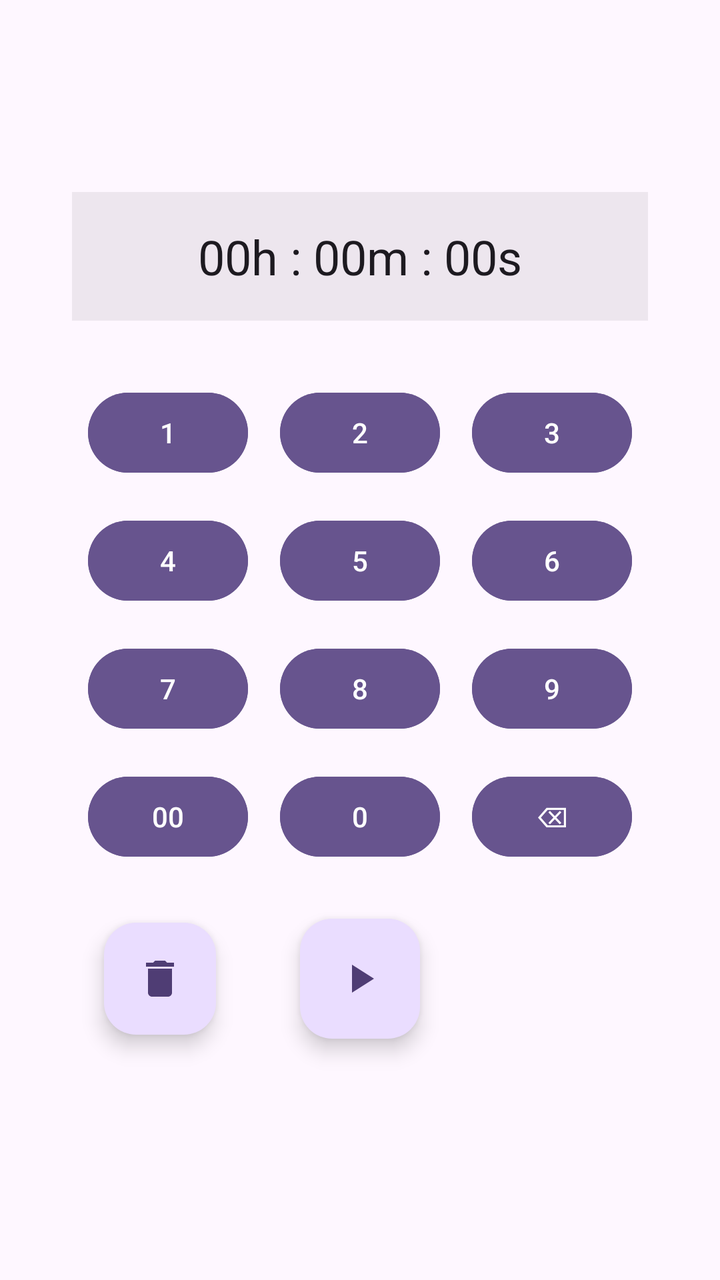
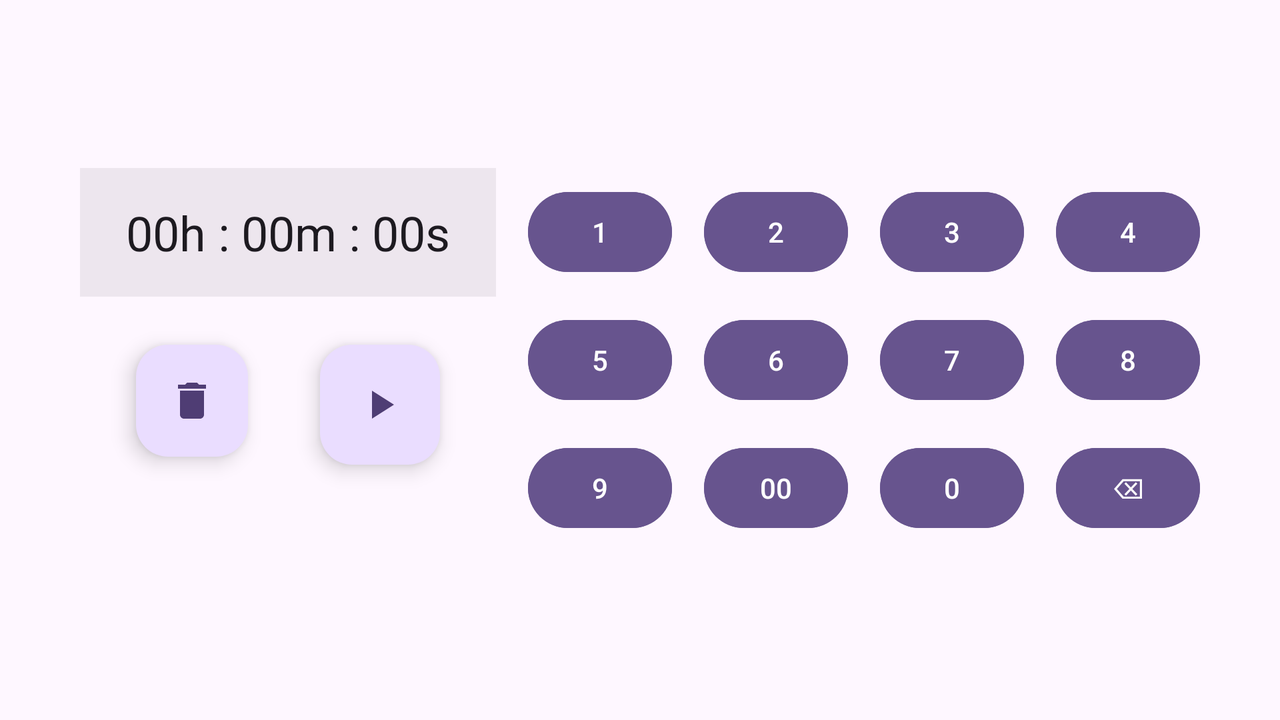

Two renders of one Android screen. The first uses the default layout on a phone; the second uses the alternative layout the repository ships for a different screen configuration, on a matching device. The two XML files are below.
<!-- AndroidManifest.xml: application theme Theme.SmartAlarm -->
<!-- res/layout/fragment_timer.xml -->
<?xml version="1.0" encoding="utf-8"?>
<androidx.constraintlayout.widget.ConstraintLayout xmlns:android="http://schemas.android.com/apk/res/android"
    xmlns:tools="http://schemas.android.com/tools"
    xmlns:app="http://schemas.android.com/apk/res-auto"
    android:layout_width="match_parent"
    android:layout_height="match_parent"
    android:id="@+id/timer_fragment_root"
    android:background="?attr/colorSurface"
    tools:context=".feature.timer.presentation.view.fragment.TimerFragment">


    
    <androidx.constraintlayout.widget.Guideline
        android:id="@+id/timer_guideline_top"
        android:layout_width="wrap_content"
        android:layout_height="wrap_content"
        android:orientation="horizontal"
        app:layout_constraintGuide_percent="@dimen/guideline_timer_top" />

    
    <androidx.constraintlayout.widget.Guideline
        android:id="@+id/timer_guideline_start"
        android:layout_width="wrap_content"
        android:layout_height="wrap_content"
        android:orientation="vertical"
        app:layout_constraintGuide_percent="@dimen/guideline_timer_start" />

    
    <androidx.constraintlayout.widget.Guideline
        android:id="@+id/timer_guideline_end"
        android:layout_width="wrap_content"
        android:layout_height="wrap_content"
        android:orientation="vertical"
        app:layout_constraintGuide_percent="@dimen/guideline_timer_end" />

    <androidx.constraintlayout.widget.Guideline
        android:id="@+id/timer_guideline_bottom"
        android:layout_width="wrap_content"
        android:layout_height="wrap_content"
        android:orientation="horizontal"
        app:layout_constraintGuide_percent="@dimen/guideline_timer_bottom" />

    
    <TextView
        android:id="@+id/timerTextTv"
        android:layout_width="0dp"
        android:layout_height="wrap_content"
        android:background="?attr/colorSurfaceContainerHigh"
        android:gravity="center"
        android:padding="@dimen/spacing_m"
        android:textColor="?attr/colorOnSurface"
        android:textSize="@dimen/text_size_xl"
        app:layout_constraintEnd_toStartOf="@+id/timer_guideline_end"
        app:layout_constraintStart_toStartOf="@+id/timer_guideline_start"
        app:layout_constraintTop_toTopOf="@+id/timer_guideline_top"
        tools:text="@string/default_stop_watch_timer" />

    
    <GridLayout
        android:id="@+id/gridLayout"
        android:layout_width="0dp"
        android:layout_height="wrap_content"
        android:layout_gravity="center"
        android:layout_marginTop="@dimen/spacing_l"
        android:columnCount="3"
        android:rowCount="4"
        app:layout_constraintEnd_toStartOf="@+id/timer_guideline_end"
        app:layout_constraintStart_toStartOf="@+id/timer_guideline_start"
        app:layout_constraintTop_toBottomOf="@+id/timerTextTv">

        
        <com.google.android.material.button.MaterialButton
            android:id="@+id/btnOne"
            style="@style/KeypadButton"
            android:text="@string/_1" />

        <com.google.android.material.button.MaterialButton
            android:id="@+id/btnTwo"
            style="@style/KeypadButton"
            android:text="@string/_2" />

        <com.google.android.material.button.MaterialButton
            android:id="@+id/btnThree"
            style="@style/KeypadButton"
            android:text="@string/_3" />

        
        <com.google.android.material.button.MaterialButton
            android:id="@+id/btnFour"
            style="@style/KeypadButton"
            android:text="@string/_4" />

        <com.google.android.material.button.MaterialButton
            android:id="@+id/btnFive"
            style="@style/KeypadButton"
            android:text="@string/_5" />

        <com.google.android.material.button.MaterialButton
            android:id="@+id/btnSix"
            style="@style/KeypadButton"
            android:text="@string/_6" />

        
        <com.google.android.material.button.MaterialButton
            android:id="@+id/btnSeven"
            style="@style/KeypadButton"
            android:text="@string/_7" />

        <com.google.android.material.button.MaterialButton
            android:id="@+id/btnEight"
            style="@style/KeypadButton"
            android:text="@string/_8" />

        <com.google.android.material.button.MaterialButton
            android:id="@+id/btnNine"
            style="@style/KeypadButton"
            android:text="@string/_9" />

        
        <com.google.android.material.button.MaterialButton
            android:id="@+id/btnDoubleZero"
            style="@style/KeypadButton"
            android:text="@string/_00" />

        <com.google.android.material.button.MaterialButton
            android:id="@+id/btnZero"
            style="@style/KeypadButton"
            android:text="@string/_0" />

        <com.google.android.material.button.MaterialButton
            android:id="@+id/btnBackspace"
            style="@style/KeypadButton"
            android:text="@string/btnBackSpace" />

    </GridLayout>

    
    <com.google.android.material.floatingactionbutton.FloatingActionButton
        android:id="@+id/startTimerBtn"
        android:layout_width="wrap_content"
        android:layout_height="wrap_content"
        android:contentDescription="@string/start_timer"
        android:elevation="@dimen/card_elevation_medium"
        android:src="@drawable/ic_play"
        android:visibility="visible"
        app:fabCustomSize="@dimen/fab_size_large"
        app:layout_constraintBottom_toTopOf="@+id/timer_guideline_bottom"
        app:layout_constraintEnd_toStartOf="@+id/timer_guideline_end"
        app:layout_constraintStart_toStartOf="@+id/timer_guideline_start"
        app:layout_constraintTop_toBottomOf="@+id/gridLayout"
        app:layout_constraintVertical_bias="0.25"
        tools:ignore="ClassNameCheck" />

    
    <com.google.android.material.floatingactionbutton.FloatingActionButton
        android:id="@+id/deleteTimerFabBtn"
        android:layout_width="wrap_content"
        android:layout_height="wrap_content"
        android:layout_marginStart="@dimen/spacing_m"
        android:contentDescription="@string/delete_timer"
        android:src="@drawable/ic_delete"
        android:visibility="visible"
        app:layout_constraintBottom_toBottomOf="@+id/startTimerBtn"
        app:layout_constraintStart_toStartOf="@+id/timer_guideline_start"
        app:layout_constraintTop_toTopOf="@+id/startTimerBtn"
        tools:ignore="ClassNameCheck" />


</androidx.constraintlayout.widget.ConstraintLayout>
<!-- resources referenced by this layout -->
<resources>
  <dimen name="card_elevation_medium">4dp</dimen>
  <dimen name="fab_size_large">60dp</dimen>
  <item name="guideline_timer_bottom" format="float" type="dimen">0.9</item>
  <item name="guideline_timer_end" format="float" type="dimen">0.9</item>
  <item name="guideline_timer_start" format="float" type="dimen">0.1</item>
  <item name="guideline_timer_top" format="float" type="dimen">0.15</item>
  <dimen name="spacing_l">24dp</dimen>
  <dimen name="spacing_m">16dp</dimen>
  <dimen name="text_size_xl">24sp</dimen>
  <string name="_0">0</string>
  <string name="_00">00</string>
  <string name="_1">1</string>
  <string name="_2">2</string>
  <string name="_3">3</string>
  <string name="_4">4</string>
  <string name="_5">5</string>
  <string name="_6">6</string>
  <string name="_7">7</string>
  <string name="_8">8</string>
  <string name="_9">9</string>
  <string name="btnBackSpace">⌫</string>
  <string name="default_stop_watch_timer">00h : 00m : 00s</string>
  <string name="delete_timer">Delete Timer</string>
  <string name="start_timer">Start Timer</string>
  <style name="Theme.SmartAlarm" parent="Base.Theme.SmartAlarm" />
  <dimen name="spacing_s">8dp</dimen>
  <dimen name="text_size_s">14sp</dimen>
  <color name="colorPrimary">#67548e</color>
  <color name="colorOnPrimary">#ffffff</color>
  <color name="colorPrimaryContainer">#eaddff</color>
  <color name="colorOnPrimaryContainer">#4f3d74</color>
  <color name="colorSecondary">#635b70</color>
  <color name="colorOnSecondary">#ffffff</color>
  <color name="colorSecondaryContainer">#e9def8</color>
  <color name="colorOnSecondaryContainer">#4a4358</color>
  <color name="colorTertiary">#7f525c</color>
  <color name="colorOnTertiary">#ffffff</color>
  <color name="colorTertiaryContainer">#ffd9e0</color>
  <color name="colorOnTertiaryContainer">#643b45</color>
  <color name="error">#F44336</color>
  <color name="colorOnError">#ffffff</color>
  <color name="colorErrorContainer">#ffdad6</color>
  <color name="colorOnErrorContainer">#93000a</color>
  <color name="colorSurfaceBright">#fef7ff</color>
  <color name="colorSurface">#fef7ff</color>
  <color name="colorSurfaceDim">#ded8e0</color>
  <color name="colorOnSurface">#1d1a20</color>
  <color name="colorOnSurfaceVariant">#49454e</color>
  <color name="colorSurfaceContainerLow">#f8f1f9</color>
  <color name="colorSurfaceContainerLowest">#ffffff</color>
  <color name="colorSurfaceContainer">#f3ecf4</color>
  <color name="colorSurfaceContainerHigh">#ede6ee</color>
  <color name="colorSurfaceContainerHighest">#e7e0e8</color>
  <color name="colorSurfaceInverse">#322f35</color>
  <color name="colorOnSurfaceInverse">#f5eff7</color>
  <color name="colorOutline">#5A4E61</color>
  <color name="colorOutlineVariant">#cbc4cf</color>
  <color name="colorBackground">#FEF7FF</color>
  <color name="colorOnBackground">#1D1B20</color>
  <color name="colorStatusBar">#EADDFF</color>
  <style name="Widget.MyApp.DefaultTitleToolbar" parent="Widget.Material3.Toolbar">
          <item name="titleTextAppearance">@style/TextAppearance.SmartAlarm.TitleMedium</item>
      </style>
  <style name="Widget.MyApp.NavigationView" parent="Widget.Material3.NavigationView">
          <item name="backgroundTint">?attr/colorSurfaceContainer</item>
          <item name="itemTextAppearanceActive">@style/TextAppearance.SmartAlarm.LabelMedium</item>
      </style>
  <style name="TextAppearance.SmartAlarm.TitleMedium" parent="TextAppearance.Material3.TitleMedium">
          <item name="android:textSize">@dimen/text_size_l</item>
          <item name="lineHeight">@dimen/line_height_l</item>
      </style>
  <dimen name="text_size_l">20sp</dimen>
  <dimen name="line_height_l">28sp</dimen>
  <dimen name="text_size_xs">12sp</dimen>
  <dimen name="line_height_xs">16sp</dimen>
</resources>
<!-- res/layout-land/fragment_timer.xml (the repository's variant of the layout above) -->
<!-- drawn on the phone turned sideways -->
<?xml version="1.0" encoding="utf-8"?>
<androidx.constraintlayout.widget.ConstraintLayout xmlns:android="http://schemas.android.com/apk/res/android"
    xmlns:app="http://schemas.android.com/apk/res-auto"
    xmlns:tools="http://schemas.android.com/tools"
    android:id="@+id/timer_fragment_root"
    android:layout_width="match_parent"
    android:layout_height="match_parent"
    android:background="?attr/colorSurface"
    tools:context=".feature.timer.presentation.view.fragment.TimerFragment">

    
    <androidx.constraintlayout.widget.Guideline
        android:id="@+id/timer_guideline_top"
        android:layout_width="wrap_content"
        android:layout_height="wrap_content"
        android:orientation="horizontal"
        app:layout_constraintGuide_percent="@dimen/guideline_timer_top" />

    <androidx.constraintlayout.widget.Guideline
        android:id="@+id/guideline_timer_start"
        android:layout_width="wrap_content"
        android:layout_height="wrap_content"
        android:orientation="vertical"
        app:layout_constraintGuide_percent="@dimen/guideline_timer_start" />

    <androidx.constraintlayout.widget.Guideline
        android:id="@+id/timerGuidelineMiddle"
        android:layout_width="wrap_content"
        android:layout_height="wrap_content"
        android:orientation="vertical"
        app:layout_constraintGuide_percent="0.4" />

    <androidx.constraintlayout.widget.Guideline
        android:id="@+id/timer_guideline_end"
        android:layout_width="wrap_content"
        android:layout_height="wrap_content"
        android:orientation="vertical"
        app:layout_constraintGuide_percent="@dimen/guideline_timer_end" />

    <androidx.constraintlayout.widget.Guideline
        android:id="@+id/timer_guideline_bottom"
        android:layout_width="wrap_content"
        android:layout_height="wrap_content"
        android:orientation="horizontal"
        app:layout_constraintGuide_percent="@dimen/guideline_timer_bottom" />

    <TextView
        android:id="@+id/timerTextTv"
        android:layout_width="0dp"
        android:layout_height="wrap_content"
        android:layout_marginStart="@dimen/spacing_s"
        android:layout_marginEnd="@dimen/spacing_s"
        android:background="?attr/colorSurfaceContainerHigh"
        android:gravity="center"
        android:padding="@dimen/padding_m"
        android:textColor="?attr/colorOnSurface"
        android:textSize="@dimen/text_size_xl"
        app:layout_constraintEnd_toStartOf="@+id/timerGuidelineMiddle"
        app:layout_constraintStart_toStartOf="@+id/guideline_timer_start"
        app:layout_constraintTop_toTopOf="@+id/gridLayout"
        tools:text="@string/default_stop_watch_timer" />


    
    <GridLayout
        android:id="@+id/gridLayout"
        android:layout_width="0dp"
        android:layout_height="wrap_content"
        android:layout_gravity="center"
        android:columnCount="4"
        android:rowCount="3"
        app:layout_constraintBottom_toTopOf="@+id/timer_guideline_bottom"
        app:layout_constraintEnd_toStartOf="@+id/timer_guideline_end"
        app:layout_constraintStart_toStartOf="@+id/timerGuidelineMiddle"
        app:layout_constraintTop_toTopOf="@+id/timer_guideline_top">

        
        <com.google.android.material.button.MaterialButton
            android:id="@+id/btnOne"
            style="@style/KeypadButton"
            android:text="@string/_1" />

        <com.google.android.material.button.MaterialButton
            android:id="@+id/btnTwo"
            style="@style/KeypadButton"
            android:text="@string/_2" />

        <com.google.android.material.button.MaterialButton
            android:id="@+id/btnThree"
            style="@style/KeypadButton"
            android:text="@string/_3" />

        
        <com.google.android.material.button.MaterialButton
            android:id="@+id/btnFour"
            style="@style/KeypadButton"
            android:text="@string/_4" />

        <com.google.android.material.button.MaterialButton
            android:id="@+id/btnFive"
            style="@style/KeypadButton"
            android:text="@string/_5" />

        <com.google.android.material.button.MaterialButton
            android:id="@+id/btnSix"
            style="@style/KeypadButton"
            android:text="@string/_6" />

        
        <com.google.android.material.button.MaterialButton
            android:id="@+id/btnSeven"
            style="@style/KeypadButton"
            android:text="@string/_7" />

        <com.google.android.material.button.MaterialButton
            android:id="@+id/btnEight"
            style="@style/KeypadButton"
            android:text="@string/_8" />

        <com.google.android.material.button.MaterialButton
            android:id="@+id/btnNine"
            style="@style/KeypadButton"
            android:text="@string/_9" />

        
        <com.google.android.material.button.MaterialButton
            android:id="@+id/btnDoubleZero"
            style="@style/KeypadButton"
            android:text="@string/_00" />

        <com.google.android.material.button.MaterialButton
            android:id="@+id/btnZero"
            style="@style/KeypadButton"
            android:text="@string/_0" />

        <com.google.android.material.button.MaterialButton
            android:id="@+id/btnBackspace"
            style="@style/KeypadButton"
            android:text="@string/btnBackSpace" />

    </GridLayout>

    <com.google.android.material.floatingactionbutton.FloatingActionButton
        android:id="@+id/startTimerBtn"
        android:layout_width="wrap_content"
        android:layout_height="wrap_content"
        android:layout_marginTop="@dimen/spacing_l"
        android:contentDescription="@string/start_timer"
        android:elevation="@dimen/card_elevation_medium"
        app:fabCustomSize="@dimen/fab_size_large"
        android:src="@drawable/ic_play"
        android:visibility="visible"
        app:layout_constraintEnd_toStartOf="@+id/gridLayout"
        app:layout_constraintStart_toEndOf="@+id/deleteTimerFabBtn"
        app:layout_constraintTop_toBottomOf="@+id/timerTextTv"
        tools:ignore="ClassNameCheck"/>

    <com.google.android.material.floatingactionbutton.FloatingActionButton
        android:id="@+id/deleteTimerFabBtn"
        android:layout_width="wrap_content"
        android:layout_height="wrap_content"
        android:layout_marginTop="@dimen/spacing_l"
        android:contentDescription="@string/delete_timer"
        android:src="@drawable/ic_delete"
        android:visibility="visible"
        app:layout_constraintEnd_toStartOf="@+id/startTimerBtn"
        app:layout_constraintStart_toStartOf="@+id/guideline_timer_start"
        app:layout_constraintTop_toBottomOf="@+id/timerTextTv"
        tools:ignore="ClassNameCheck"/>


</androidx.constraintlayout.widget.ConstraintLayout>
<!-- resources referenced by the variant -->
<!-- as the phone turned sideways resolves them -->
<resources>
  <dimen name="card_elevation_medium">4dp</dimen>
  <!-- from res/values-land/ -->
  <dimen name="fab_size_large">60dp</dimen>
  <!-- from res/values-land/ -->
  <item name="guideline_timer_bottom" format="float" type="dimen">0.95</item>
  <!-- from res/values-land/ -->
  <item name="guideline_timer_end" format="float" type="dimen">0.95</item>
  <!-- from res/values-land/ -->
  <item name="guideline_timer_start" format="float" type="dimen">0.05</item>
  <!-- from res/values-land/ -->
  <item name="guideline_timer_top" format="float" type="dimen">0.05</item>
  <dimen name="padding_m">16dp</dimen>
  <dimen name="spacing_l">24dp</dimen>
  <dimen name="spacing_s">8dp</dimen>
  <dimen name="text_size_xl">24sp</dimen>
  <string name="_0">0</string>
  <string name="_00">00</string>
  <string name="_1">1</string>
  <string name="_2">2</string>
  <string name="_3">3</string>
  <string name="_4">4</string>
  <string name="_5">5</string>
  <string name="_6">6</string>
  <string name="_7">7</string>
  <string name="_8">8</string>
  <string name="_9">9</string>
  <string name="btnBackSpace">⌫</string>
  <string name="default_stop_watch_timer">00h : 00m : 00s</string>
  <string name="delete_timer">Delete Timer</string>
  <string name="start_timer">Start Timer</string>
  <style name="Theme.SmartAlarm" parent="Base.Theme.SmartAlarm" />
  <dimen name="text_size_s">14sp</dimen>
  <color name="colorPrimary">#67548e</color>
  <color name="colorOnPrimary">#ffffff</color>
  <color name="colorPrimaryContainer">#eaddff</color>
  <color name="colorOnPrimaryContainer">#4f3d74</color>
  <color name="colorSecondary">#635b70</color>
  <color name="colorOnSecondary">#ffffff</color>
  <color name="colorSecondaryContainer">#e9def8</color>
  <color name="colorOnSecondaryContainer">#4a4358</color>
  <color name="colorTertiary">#7f525c</color>
  <color name="colorOnTertiary">#ffffff</color>
  <color name="colorTertiaryContainer">#ffd9e0</color>
  <color name="colorOnTertiaryContainer">#643b45</color>
  <color name="error">#F44336</color>
  <color name="colorOnError">#ffffff</color>
  <color name="colorErrorContainer">#ffdad6</color>
  <color name="colorOnErrorContainer">#93000a</color>
  <color name="colorSurfaceBright">#fef7ff</color>
  <color name="colorSurface">#fef7ff</color>
  <color name="colorSurfaceDim">#ded8e0</color>
  <color name="colorOnSurface">#1d1a20</color>
  <color name="colorOnSurfaceVariant">#49454e</color>
  <color name="colorSurfaceContainerLow">#f8f1f9</color>
  <color name="colorSurfaceContainerLowest">#ffffff</color>
  <color name="colorSurfaceContainer">#f3ecf4</color>
  <color name="colorSurfaceContainerHigh">#ede6ee</color>
  <color name="colorSurfaceContainerHighest">#e7e0e8</color>
  <color name="colorSurfaceInverse">#322f35</color>
  <color name="colorOnSurfaceInverse">#f5eff7</color>
  <color name="colorOutline">#5A4E61</color>
  <color name="colorOutlineVariant">#cbc4cf</color>
  <color name="colorBackground">#FEF7FF</color>
  <color name="colorOnBackground">#1D1B20</color>
  <color name="colorStatusBar">#EADDFF</color>
  <style name="Widget.MyApp.DefaultTitleToolbar" parent="Widget.Material3.Toolbar">
          <item name="titleTextAppearance">@style/TextAppearance.SmartAlarm.TitleMedium</item>
      </style>
  <style name="Widget.MyApp.NavigationView" parent="Widget.Material3.NavigationView">
          <item name="backgroundTint">?attr/colorSurfaceContainer</item>
          <item name="itemTextAppearanceActive">@style/TextAppearance.SmartAlarm.LabelMedium</item>
      </style>
  <style name="TextAppearance.SmartAlarm.TitleMedium" parent="TextAppearance.Material3.TitleMedium">
          <item name="android:textSize">@dimen/text_size_l</item>
          <item name="lineHeight">@dimen/line_height_l</item>
      </style>
  <dimen name="text_size_l">20sp</dimen>
  <dimen name="line_height_l">28sp</dimen>
  <dimen name="text_size_xs">12sp</dimen>
  <dimen name="line_height_xs">16sp</dimen>
</resources>
